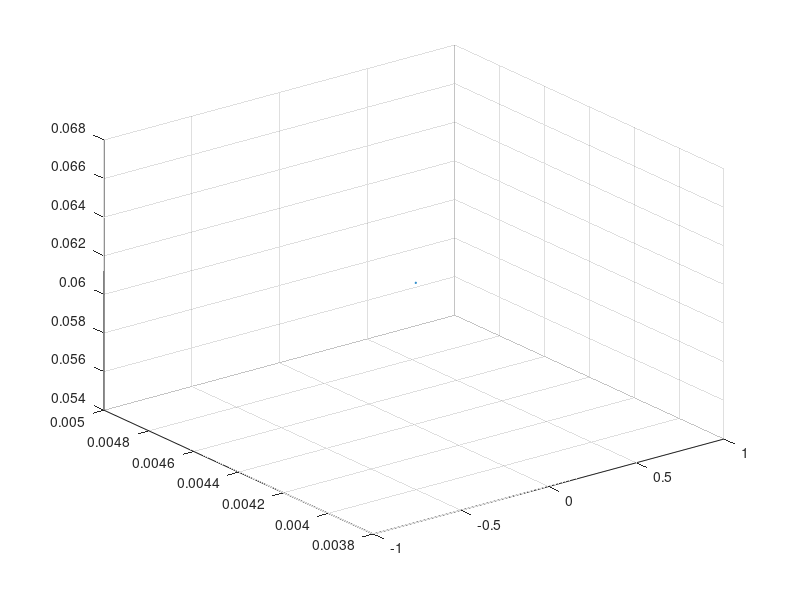

The MATLAB script that drew this image:
scatter3(0.160826, 0.063000, 0.088484, 1);
scatter3(0.159101, 0.063000, 0.076818, 1);
scatter3(0.159101, 0.063000, 0.076818, 1);
scatter3(0.152996, 0.063000, 0.088267, 1);
scatter3(0.150868, 0.063000, 0.080537, 1);
scatter3(0.149438, 0.063000, 0.084520, 1);
scatter3(0.150232, 0.063000, 0.066079, 1);
scatter3(0.156609, 0.063000, 0.026495, 1);
scatter3(0.146159, 0.063000, 0.088525, 1);
scatter3(0.156097, 0.063000, 0.023618, 1);
scatter3(0.148281, 0.063000, 0.062068, 1);
scatter3(0.156893, 0.063000, 0.007232, 1);
scatter3(0.148924, 0.063000, 0.055920, 1);
scatter3(0.148924, 0.063000, 0.055920, 1);
scatter3(0.148924, 0.063000, 0.055920, 1);
scatter3(0.152624, 0.063000, 0.023676, 1);
scatter3(0.145788, 0.063000, 0.065983, 1);
scatter3(0.145788, 0.063000, 0.065983, 1);
scatter3(0.152900, 0.063000, 0.020236, 1);
scatter3(0.143170, 0.063000, 0.072712, 1);
scatter3(0.139735, 0.063000, 0.058839, 1);
scatter3(0.140536, 0.063000, 0.048547, 1);
scatter3(0.137405, 0.063000, 0.065886, 1);
scatter3(0.137405, 0.063000, 0.065886, 1);
scatter3(0.133920, 0.063000, 0.084554, 1);
scatter3(0.133920, 0.063000, 0.084554, 1);
scatter3(0.135508, 0.063000, 0.048611, 1);
scatter3(0.132248, 0.063000, 0.066339, 1);
scatter3(0.132248, 0.063000, 0.066339, 1);
scatter3(0.130349, 0.063000, 0.061996, 1);
scatter3(0.131010, 0.063000, 0.048466, 1);
scatter3(0.128298, 0.063000, 0.065964, 1);
scatter3(0.128298, 0.063000, 0.065964, 1);
scatter3(0.126384, 0.063000, 0.052975, 1);
scatter3(0.121073, 0.063000, 0.065855, 1);
scatter3(0.121073, 0.063000, 0.065855, 1);
scatter3(0.117863, 0.063000, 0.088463, 1);
scatter3(0.124415, 0.063000, 0.016249, 1);
scatter3(0.124415, 0.063000, 0.016249, 1);
scatter3(0.163760, 0.036653, 0.093000, 1);
scatter3(0.163760, 0.036653, 0.093000, 1);
scatter3(0.114541, 0.063000, 0.058853, 1);
scatter3(0.110186, 0.063000, 0.084573, 1);
scatter3(0.110186, 0.063000, 0.084573, 1);
scatter3(0.112459, 0.063000, 0.055848, 1);
scatter3(0.145472, 0.043432, 0.093000, 1);
scatter3(0.113198, 0.063000, 0.026665, 1);
scatter3(0.114181, 0.063000, 0.016810, 1);
scatter3(0.163956, 0.031642, 0.093000, 1);
scatter3(0.111362, 0.063000, 0.011018, 1);
scatter3(0.101234, 0.063000, 0.080642, 1);
scatter3(0.099719, 0.063000, 0.018888, 1);
scatter3(0.099646, 0.063000, 0.016759, 1);
scatter3(0.089420, 0.063000, 0.088351, 1);
scatter3(0.092594, 0.054421, 0.093000, 1);
scatter3(0.107370, 0.045146, 0.093000, 1);
scatter3(0.097489, 0.050001, 0.093000, 1);
scatter3(0.079011, 0.063000, 0.030628, 1);
scatter3(0.079011, 0.063000, 0.030628, 1);
scatter3(0.076132, 0.063000, 0.041278, 1);
scatter3(0.088280, 0.053372, 0.093000, 1);
scatter3(0.074898, 0.063000, 0.038135, 1);
scatter3(0.094343, 0.048761, 0.093000, 1);
scatter3(0.073761, 0.063000, 0.021735, 1);
scatter3(0.130350, 0.027740, 0.093000, 1);
scatter3(0.130350, 0.027740, 0.093000, 1);
scatter3(0.086212, 0.051860, 0.093000, 1);
scatter3(0.143227, 0.020389, 0.093000, 1);
scatter3(0.075194, 0.057726, 0.093000, 1);
scatter3(0.094157, 0.046910, 0.093000, 1);
scatter3(0.082604, 0.053263, 0.093000, 1);
scatter3(0.069010, 0.063000, 0.037667, 1);
scatter3(0.068944, 0.063000, 0.031936, 1);
scatter3(0.083749, 0.051361, 0.093000, 1);
scatter3(0.099837, 0.041457, 0.093000, 1);
scatter3(0.094933, 0.044170, 0.093000, 1);
scatter3(0.067026, 0.063000, 0.023453, 1);
scatter3(0.091544, 0.045527, 0.093000, 1);
scatter3(0.091544, 0.045527, 0.093000, 1);
scatter3(0.113694, 0.032656, 0.093000, 1);
scatter3(0.092485, 0.044113, 0.093000, 1);
scatter3(0.081007, 0.050481, 0.093000, 1);
scatter3(0.134734, 0.020100, 0.093000, 1);
scatter3(0.098848, 0.039411, 0.093000, 1);
scatter3(0.098848, 0.039411, 0.093000, 1);
scatter3(0.062447, 0.063000, 0.024989, 1);
scatter3(0.062447, 0.063000, 0.024989, 1);
scatter3(0.087409, 0.045611, 0.093000, 1);
scatter3(0.060916, 0.063000, 0.036711, 1);
scatter3(0.093005, 0.041940, 0.093000, 1);
scatter3(0.078604, 0.048535, 0.093000, 1);
scatter3(0.099721, 0.036526, 0.093000, 1);
scatter3(0.099721, 0.036526, 0.093000, 1);
scatter3(0.056801, 0.063000, 0.041342, 1);
scatter3(0.095845, 0.037984, 0.093000, 1);
scatter3(0.095845, 0.037984, 0.093000, 1);
scatter3(0.089399, 0.041639, 0.093000, 1);
scatter3(0.089399, 0.041639, 0.093000, 1);
scatter3(0.084314, 0.044448, 0.093000, 1);
scatter3(0.084314, 0.044448, 0.093000, 1);
scatter3(0.135212, 0.015382, 0.093000, 1);
scatter3(0.054987, 0.063000, 0.031555, 1);
scatter3(0.072802, 0.049957, 0.093000, 1);
scatter3(0.101235, 0.033707, 0.093000, 1);
scatter3(0.101235, 0.033707, 0.093000, 1);
scatter3(0.084355, 0.043050, 0.093000, 1);
scatter3(0.085862, 0.041444, 0.093000, 1);
scatter3(0.085862, 0.041444, 0.093000, 1);
scatter3(0.116668, 0.023153, 0.093000, 1);
scatter3(0.116668, 0.023153, 0.093000, 1);
scatter3(0.050918, 0.063000, 0.042891, 1);
scatter3(0.079197, 0.044335, 0.093000, 1);
scatter3(0.089289, 0.038112, 0.093000, 1);
scatter3(0.049500, 0.063000, 0.040828, 1);
scatter3(0.049500, 0.063000, 0.040828, 1);
scatter3(0.082730, 0.041582, 0.093000, 1);
scatter3(0.133224, 0.011908, 0.093000, 1);
scatter3(0.088141, 0.037421, 0.093000, 1);
scatter3(0.047333, 0.063000, 0.035060, 1);
scatter3(0.085941, 0.037990, 0.093000, 1);
scatter3(0.049190, 0.063000, 0.003549, 1);
scatter3(0.079577, 0.041584, 0.093000, 1);
scatter3(0.045923, 0.063000, 0.042655, 1);
scatter3(0.045923, 0.063000, 0.042655, 1);
scatter3(0.111231, 0.022962, 0.093000, 1);
scatter3(0.044645, 0.063000, 0.037144, 1);
scatter3(0.086315, 0.036440, 0.093000, 1);
scatter3(0.045219, 0.063000, 0.025552, 1);
scatter3(0.045219, 0.063000, 0.025552, 1);
scatter3(0.083985, 0.037519, 0.093000, 1);
scatter3(0.078575, 0.040088, 0.093000, 1);
scatter3(0.042165, 0.063000, 0.041395, 1);
scatter3(0.105225, 0.023797, 0.093000, 1);
scatter3(0.075899, 0.040710, 0.093000, 1);
scatter3(0.082649, 0.036616, 0.093000, 1);
scatter3(0.040671, 0.063000, 0.038602, 1);
scatter3(0.040671, 0.063000, 0.038602, 1);
scatter3(0.040878, 0.063000, 0.032151, 1);
scatter3(0.041100, 0.063000, 0.019890, 1);
scatter3(0.041100, 0.063000, 0.019890, 1);
scatter3(0.041100, 0.063000, 0.019890, 1);
scatter3(0.102659, 0.023858, 0.093000, 1);
scatter3(0.102659, 0.023858, 0.093000, 1);
scatter3(0.055699, 0.051314, 0.093000, 1);
scatter3(0.082407, 0.035305, 0.093000, 1);
scatter3(0.084917, 0.033758, 0.093000, 1);
scatter3(0.072719, 0.040863, 0.093000, 1);
scatter3(0.072887, 0.040409, 0.093000, 1);
scatter3(0.100097, 0.023898, 0.093000, 1);
scatter3(0.100097, 0.023898, 0.093000, 1);
scatter3(0.078211, 0.036124, 0.093000, 1);
scatter3(0.098090, 0.023513, 0.093000, 1);
scatter3(0.094687, 0.024967, 0.093000, 1);
scatter3(0.094687, 0.024967, 0.093000, 1);
scatter3(0.075558, 0.036293, 0.093000, 1);
scatter3(0.075558, 0.036293, 0.093000, 1);
scatter3(0.075418, 0.035064, 0.093000, 1);
scatter3(0.095110, 0.023068, 0.093000, 1);
scatter3(0.085561, 0.028503, 0.093000, 1);
scatter3(0.030020, 0.063000, 0.003516, 1);
scatter3(0.024299, 0.063000, 0.046510, 1);
scatter3(0.023182, 0.063000, 0.039978, 1);
scatter3(0.023182, 0.063000, 0.039978, 1);
scatter3(0.022915, 0.063000, 0.041740, 1);
scatter3(0.084682, 0.023763, 0.093000, 1);
scatter3(0.022425, 0.063000, 0.047772, 1);
scatter3(0.022019, 0.063000, 0.053724, 1);
scatter3(0.079131, 0.025757, 0.093000, 1);
scatter3(0.079131, 0.025757, 0.093000, 1);
scatter3(0.019800, 0.063000, 0.057465, 1);
scatter3(0.019633, 0.063000, 0.055048, 1);
scatter3(0.019633, 0.063000, 0.055048, 1);
scatter3(0.019507, 0.063000, 0.051507, 1);
scatter3(0.019507, 0.063000, 0.051507, 1);
scatter3(0.019548, 0.063000, 0.048321, 1);
scatter3(0.019548, 0.063000, 0.048321, 1);
scatter3(0.019548, 0.063000, 0.048321, 1);
scatter3(0.019594, 0.063000, 0.042978, 1);
scatter3(0.019594, 0.063000, 0.042978, 1);
scatter3(0.019469, 0.063000, 0.036603, 1);
scatter3(0.038679, 0.047503, 0.093000, 1);
scatter3(0.012358, 0.063000, 0.050237, 1);
scatter3(0.066777, 0.025113, 0.093000, 1);
scatter3(0.066777, 0.025113, 0.093000, 1);
scatter3(0.072236, 0.021605, 0.093000, 1);
scatter3(0.006866, 0.063000, 0.051846, 1);
scatter3(0.006527, 0.063000, 0.055441, 1);
scatter3(0.006293, 0.063000, 0.057806, 1);
scatter3(0.006293, 0.063000, 0.057806, 1);
scatter3(0.006854, 0.063000, 0.043230, 1);
scatter3(0.008371, 0.063000, 0.003895, 1);
scatter3(0.006790, 0.063000, 0.036850, 1);
scatter3(0.001569, 0.063000, 0.082708, 1);
scatter3(0.000000, 0.062733, 0.086892, 1);
scatter3(0.000000, 0.062526, 0.084393, 1);
scatter3(0.000000, 0.062529, 0.082034, 1);
scatter3(-0.000000, 0.062562, 0.073437, 1);
scatter3(-0.000000, 0.062562, 0.073437, 1);
scatter3(-0.000000, 0.062401, 0.078059, 1);
scatter3(0.000000, 0.062832, 0.053960, 1);
scatter3(0.061936, 0.021692, 0.093000, 1);
scatter3(-0.000000, 0.059910, 0.018670, 1);
scatter3(-0.000000, 0.059910, 0.018670, 1);
scatter3(0.056089, 0.021718, 0.093000, 1);
scatter3(0.000000, 0.058025, 0.083116, 1);
scatter3(-0.000000, 0.058414, 0.049260, 1);
scatter3(-0.000000, 0.058414, 0.049260, 1);
scatter3(-0.000000, 0.058065, 0.039291, 1);
scatter3(-0.000000, 0.058065, 0.039291, 1);
scatter3(0.000000, 0.057871, 0.029973, 1);
scatter3(0.000000, 0.057871, 0.029973, 1);
scatter3(0.000000, 0.057526, 0.041521, 1);
scatter3(0.000000, 0.057464, 0.015313, 1);
scatter3(0.000000, 0.057112, 0.018984, 1);
scatter3(-0.000000, 0.054235, 0.084193, 1);
scatter3(0.000000, 0.054257, 0.081815, 1);
scatter3(0.000000, 0.054257, 0.081815, 1);
scatter3(0.000000, 0.054257, 0.081815, 1);
scatter3(0.000000, 0.054117, 0.088536, 1);
scatter3(0.000000, 0.054261, 0.077849, 1);
scatter3(0.000000, 0.054321, 0.073173, 1);
scatter3(0.000000, 0.054064, 0.086684, 1);
scatter3(0.000000, 0.055388, 0.001484, 1);
scatter3(0.000000, 0.053923, 0.003134, 1);
scatter3(0.000000, 0.052549, 0.082756, 1);
scatter3(-0.000000, 0.052683, 0.018037, 1);
scatter3(0.000000, 0.052609, 0.018225, 1);
scatter3(0.026864, 0.033374, 0.093000, 1);
scatter3(0.000000, 0.051884, 0.012440, 1);
scatter3(0.000000, 0.051659, 0.001195, 1);
scatter3(0.000000, 0.048490, 0.015675, 1);
scatter3(0.000000, 0.046641, 0.008383, 1);
scatter3(0.000000, 0.044866, 0.015363, 1);
scatter3(0.000000, 0.044899, 0.010872, 1);
scatter3(0.000000, 0.044899, 0.010872, 1);
scatter3(0.000000, 0.042884, 0.016105, 1);
scatter3(0.000000, 0.042884, 0.016105, 1);
scatter3(0.000000, 0.040758, 0.016702, 1);
scatter3(-0.000000, 0.039726, 0.010385, 1);
scatter3(0.000000, 0.038830, 0.007977, 1);
scatter3(0.000000, 0.037726, 0.005228, 1);
scatter3(0.000000, 0.037532, 0.020271, 1);
scatter3(0.000000, 0.037532, 0.020271, 1);
scatter3(0.000000, 0.036130, 0.000570, 1);
scatter3(0.000000, 0.035805, 0.002687, 1);
scatter3(0.000000, 0.034565, 0.019371, 1);
scatter3(0.000000, 0.028506, 0.045727, 1);
scatter3(0.000000, 0.028360, 0.056765, 1);
scatter3(0.000000, 0.028360, 0.056765, 1);
scatter3(0.000000, 0.028287, 0.033595, 1);
scatter3(0.000000, 0.028314, 0.054762, 1);
scatter3(0.000000, 0.028314, 0.054762, 1);
scatter3(0.000000, 0.027952, 0.051229, 1);
scatter3(0.000000, 0.027739, 0.027778, 1);
scatter3(0.000000, 0.027611, 0.031289, 1);
scatter3(0.000000, 0.027611, 0.031289, 1);
scatter3(0.000000, 0.027538, 0.042554, 1);
scatter3(0.000000, 0.027538, 0.042554, 1);
scatter3(-0.000000, 0.027642, 0.071755, 1);
scatter3(0.000000, 0.027586, 0.064849, 1);
scatter3(0.000000, 0.027114, 0.055646, 1);
scatter3(0.000000, 0.027028, 0.038638, 1);
scatter3(0.000000, 0.027009, 0.048412, 1);
scatter3(0.000000, 0.027009, 0.048412, 1);
scatter3(0.000000, 0.026976, 0.044732, 1);
scatter3(-0.000000, 0.026742, 0.061073, 1);
scatter3(0.000000, 0.026291, 0.068274, 1);
scatter3(0.000000, 0.025947, 0.033477, 1);
scatter3(0.000000, 0.025467, 0.040012, 1);
scatter3(0.000000, 0.025467, 0.040012, 1);
scatter3(0.000000, 0.020011, 0.049914, 1);
scatter3(0.000000, 0.020011, 0.049914, 1);
scatter3(0.000000, 0.019874, 0.037750, 1);
scatter3(0.000000, 0.019874, 0.037750, 1);
scatter3(0.000000, 0.019999, 0.055630, 1);
scatter3(0.000000, 0.019999, 0.055630, 1);
scatter3(-0.000000, 0.019742, 0.040738, 1);
scatter3(-0.000000, 0.019742, 0.040738, 1);
scatter3(0.000000, 0.019754, 0.044813, 1);
scatter3(0.000000, 0.019754, 0.044813, 1);
scatter3(-0.000000, 0.019591, 0.031729, 1);
scatter3(-0.000000, 0.019591, 0.031729, 1);
scatter3(0.000000, 0.019787, 0.062970, 1);
scatter3(0.000000, 0.019443, 0.034886, 1);
scatter3(0.000000, 0.019636, 0.058894, 1);
scatter3(-0.000000, 0.019269, 0.042870, 1);
scatter3(-0.000000, 0.019297, 0.060974, 1);
scatter3(0.000000, 0.018909, 0.033107, 1);
scatter3(0.000000, 0.019054, 0.048730, 1);
scatter3(0.000000, 0.019065, 0.054435, 1);
scatter3(0.000000, 0.018057, 0.030532, 1);
scatter3(-0.000000, 0.018118, 0.045601, 1);
scatter3(-0.000000, 0.018118, 0.045601, 1);
scatter3(0.000000, 0.017963, 0.043854, 1);
scatter3(0.000000, 0.017623, 0.041761, 1);
scatter3(0.000000, 0.017611, 0.059861, 1);
scatter3(0.000000, 0.017044, 0.042822, 1);
scatter3(0.000000, 0.016912, 0.045455, 1);
scatter3(0.000000, 0.017033, 0.060945, 1);
scatter3(0.000000, 0.016489, 0.034376, 1);
scatter3(0.000000, 0.016489, 0.034376, 1);
scatter3(0.000000, 0.016160, 0.032250, 1);
scatter3(0.000000, 0.016160, 0.032250, 1);
scatter3(0.000000, 0.016161, 0.036932, 1);
scatter3(0.000000, 0.016301, 0.051955, 1);
scatter3(0.000000, 0.015645, 0.048721, 1);
scatter3(0.000000, 0.015679, 0.054397, 1);
scatter3(0.000000, 0.015471, 0.042580, 1);
scatter3(-0.000000, 0.015468, 0.060697, 1);
scatter3(0.000000, 0.015140, 0.059292, 1);
scatter3(0.000000, 0.014725, 0.047642, 1);
scatter3(0.000000, 0.014725, 0.047642, 1);
scatter3(0.000000, 0.014726, 0.053362, 1);
scatter3(-0.000000, 0.012841, 0.039200, 1);
scatter3(-0.000000, 0.012841, 0.039200, 1);
scatter3(0.000000, 0.009310, 0.033982, 1);
scatter3(-0.000000, 0.009568, 0.060943, 1);
scatter3(0.000000, 0.009192, 0.046357, 1);
scatter3(0.000000, 0.009192, 0.046357, 1);
scatter3(0.000000, 0.009187, 0.057821, 1);
scatter3(0.000000, 0.009187, 0.057821, 1);
scatter3(0.000000, 0.008612, 0.030215, 1);
scatter3(0.000000, 0.008612, 0.030215, 1);
scatter3(0.000000, 0.008969, 0.051221, 1);
scatter3(0.000000, 0.008969, 0.051221, 1);
scatter3(0.000000, 0.007998, 0.026132, 1);
scatter3(0.000000, 0.007998, 0.026132, 1);
scatter3(0.000000, 0.007959, 0.028346, 1);
scatter3(-0.000000, 0.008221, 0.056577, 1);
scatter3(0.000000, 0.007722, 0.052549, 1);
scatter3(0.000000, 0.007360, 0.044260, 1);
scatter3(0.000000, 0.007279, 0.049990, 1);
scatter3(0.000000, 0.006989, 0.039550, 1);
scatter3(0.000000, 0.006989, 0.039550, 1);
scatter3(0.000000, 0.006966, 0.048778, 1);
scatter3(0.000000, 0.006966, 0.048778, 1);
scatter3(-0.000000, 0.007093, 0.057751, 1);
scatter3(0.000000, 0.006967, 0.051233, 1);
scatter3(0.000000, 0.006967, 0.051233, 1);
scatter3(-0.000000, 0.006364, 0.030790, 1);
scatter3(0.000000, 0.006150, 0.030860, 1);
scatter3(0.000000, 0.005848, 0.041914, 1);
scatter3(0.000000, 0.005848, 0.041914, 1);
scatter3(0.000000, 0.005638, 0.033539, 1);
scatter3(0.000000, 0.006052, 0.063590, 1);
scatter3(0.000000, 0.005502, 0.056662, 1);
scatter3(0.000000, 0.004927, 0.029738, 1);
scatter3(0.000000, 0.004927, 0.029738, 1);
scatter3(0.000000, 0.004872, 0.046458, 1);
scatter3(0.000000, 0.004872, 0.046458, 1);
scatter3(-0.000000, 0.004944, 0.051048, 1);
scatter3(-0.000000, 0.004795, 0.057851, 1);
scatter3(-0.000000, 0.004686, 0.052663, 1);
scatter3(-0.000000, 0.004686, 0.052663, 1);
scatter3(0.000000, 0.004392, 0.061388, 1);
hold all
